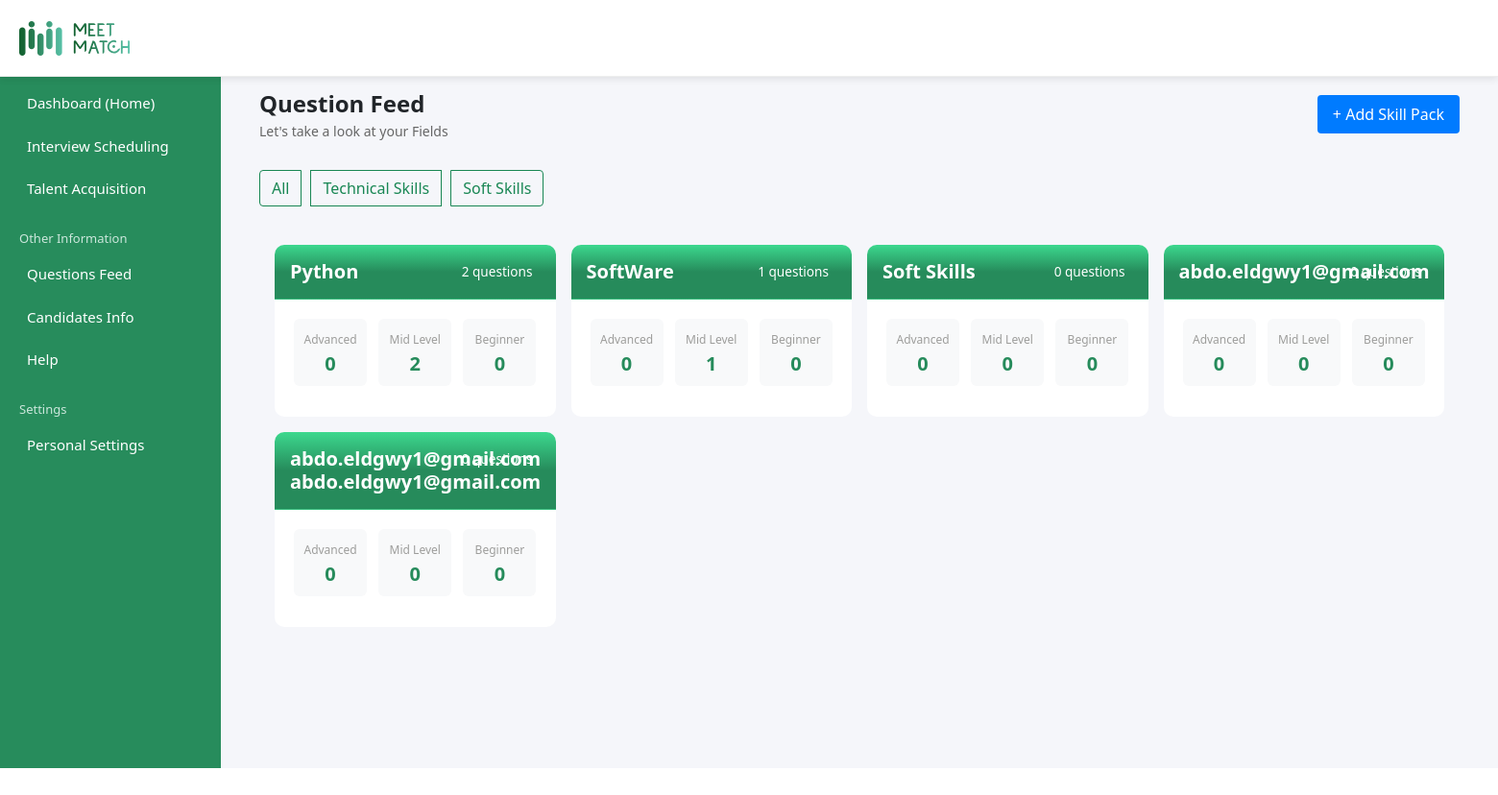
Before: /admin_dashboard/questions/ (signed in) with the older database file.
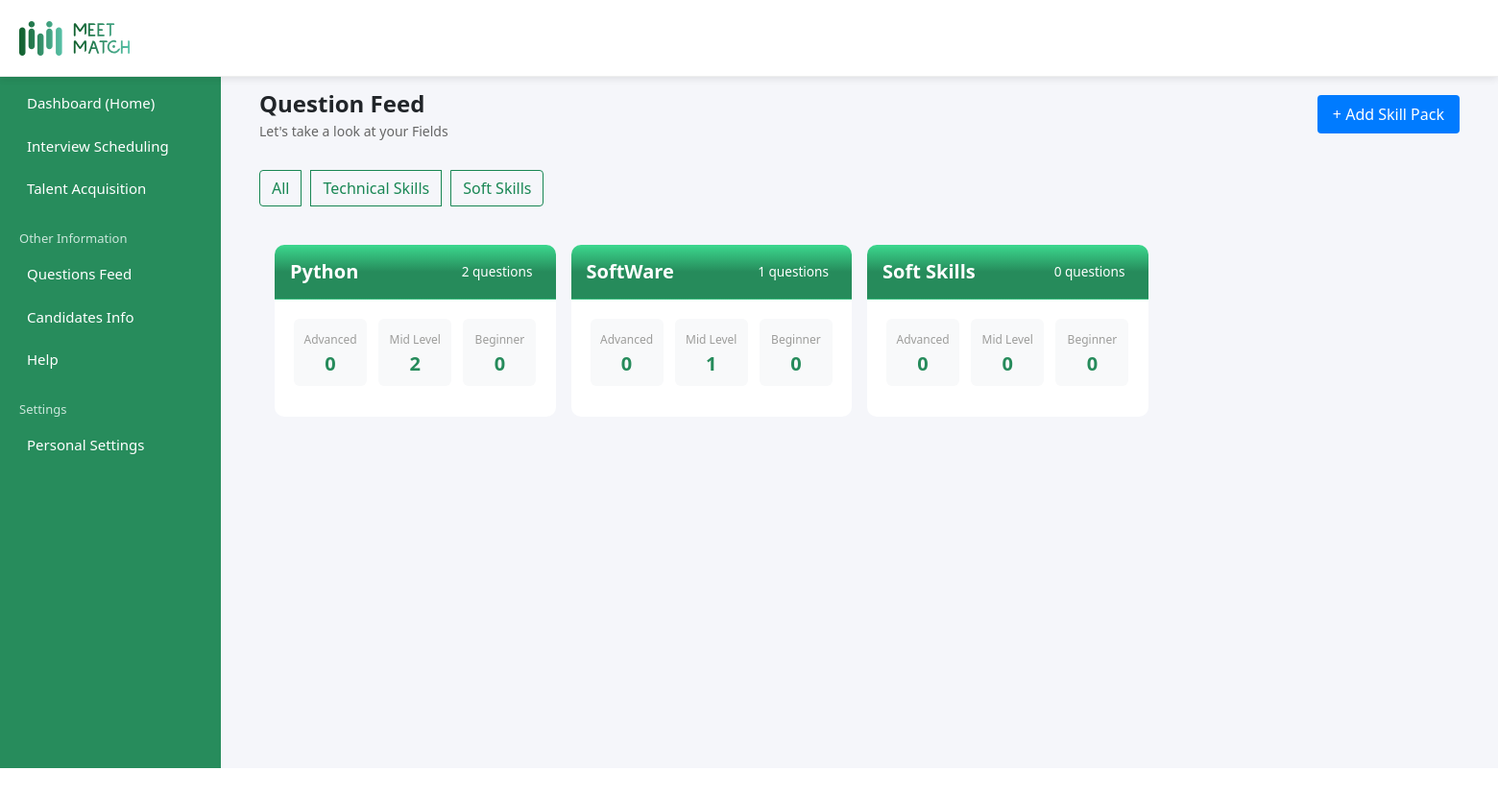
After: the same page with the newer database file.
### questions/models.py (models this page shows, shortened)
class Field(models.Model):
    typeChoices = [
        ('Techincal', 'Techincal'),
        ('Soft Skill', 'Soft Skill'),
    ]
    created_by = models.ForeignKey(User, on_delete=models.CASCADE)
    field_type = models.CharField(max_length=50, choices=typeChoices, default='Techincal')
    name = models.CharField(max_length=100)
    slug = models.SlugField(max_length=100, unique=True, blank=True)

### questions/views.py (the view, shortened to what this page needs)
# urls.py: path('', views.question_feed, name='questions'),
@login_required
def question_feed(request):
    fields = Field.objects.filter(created_by=request.user)
    field_data = []
    for field in fields:
        questions = Question.objects.filter(field=field)
        field_data.append({
            'field_id': field.id,
            'field_type': field.field_type,
            'field_name': field.name,
            'field_slug': field.slug,
            'total': questions.count(),
            'advanced': questions.filter(level='Advanced').count(),
            'mid': questions.filter(level='Mid').count(),
            'beginner': questions.filter(level='Beginner').count(),
        })
    context = {
        'field_data': field_data,
        'question_form': QuestionForm(),
        'field_form': FieldForm(user=request.user),
    }
    return render(request, 'admin/question_feed.html', context)

### templates/admin/question_feed.html (shortened to what this page needs)
{% extends 'admin_base.html' %}
{% load static %}
{% block extra_css %}
  <link href="https://cdn.jsdelivr.net/npm/select2@4.1.0-rc.0/dist/css/select2.min.css" rel="stylesheet" />
  <link href="https://cdn.jsdelivr.net/npm/bootstrap@5.1.3/dist/css/bootstrap.min.css" rel="stylesheet">
  <link rel="stylesheet" href="{% static 'css/question.css' %}">
{% endblock %}
{% block content %}
      <div class="question-header">
        <div>
          <div class="question-title">Question Feed</div>
          <div class="question-subtitle">Let's take a look at your Fields</div>
        </div>
        <div class="header-buttons">
          <button class="create-btn" onclick="openFieldPopup()">+ Add Skill Pack</button>
        </div>
      </div>
<div class="btn-group mb-4" role="group" aria-label="Filter Fields" style="gap: 10px;">
  <button type="button" class="btn btn-outline-success custom-filter-btn" onclick="filterFields('All')">All</button>
  <button type="button" class="btn btn-outline-success custom-filter-btn" onclick="filterFields('Techincal')">Technical Skills</button>
  <button type="button" class="btn btn-outline-success custom-filter-btn" onclick="filterFields('Soft Skill')">Soft Skills</button>
</div>
      <div class="cards-container">
        {% for item in field_data %}
          <div class="card-wrapper" data-field-type="{{ item.field_type|default:'Techincal' }}">
            <a href="{% url 'Questions:edit_question' item.field_slug %}" class="card-link">
              <div class="question-card">
                <div class="card-header">
                  <h3>{{ item.field_name }}</h3>
                  <div class="question-total">{{ item.total }} questions</div>
                </div>
                <div class="card-body">
                  <div class="level-stats">
                    <div class="level-item">
                      <div class="level-label">Advanced</div>
                      <div class="level-value">{{ item.advanced }}</div>
                    </div>
                    <div class="level-item">
                      <div class="level-label">Mid Level</div>
                      <div class="level-value">{{ item.mid }}</div>
                    </div>
                    <div class="level-item">
                      <div class="level-label">Beginner</div>
                      <div class="level-value">{{ item.beginner }}</div>
                    </div>
                  </div>
                </div>
              </div>
            </a>
          </div>
        {% endfor %}
      </div>
    </div>
  </div>
  <link rel="stylesheet" href="https://cdnjs.cloudflare.com/ajax/libs/font-awesome/5.15.4/css/all.min.css">
{% endblock %}

Changed rows visible on the page:
removed Field: field_name "abdo.eldgwy1@gmail.com"
removed Field: field_name "abdo.eldgwy1@gmail.com abdo.eldgwy1@gmail.com"
Other visible differences:
list line gone: "0 questions Advanced 0 Mid Level 0 Beginner 0"
